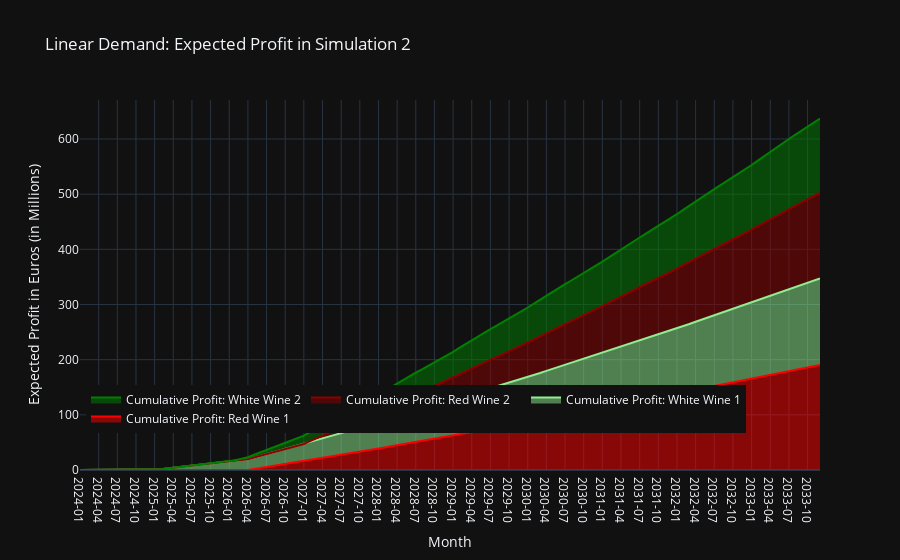

Notebook cell for this chart:
### Code cell
# Assuming df is your DataFrame containing the data
df = df2_sim2.copy()

# Aggregating the total demand for Red and White wine across all months for each country
red_columns_1 = [col for col in df.columns if 'Red_1' in col]
white_columns_1 = [col for col in df.columns if 'White_1' in col]
red_columns_2 = [col for col in df.columns if 'Red_2' in col]
white_columns_2 = [col for col in df.columns if 'White_2' in col]

# Convert 'Month' to datetime for proper sorting and display
df['Month'] = pd.to_datetime(df['Month'])

# Aggregate monthly total demand for Red and White wine across all countries
df['Total_Red_Demand_1'] = df[red_columns_1].sum(axis=1)
df['Total_White_Demand_1'] = df[white_columns_1].sum(axis=1)
df['Total_Red_Demand_2'] = df[red_columns_2].sum(axis=1)
df['Total_White_Demand_2'] = df[white_columns_2].sum(axis=1)

# Calculate cumulative sum for each type of wine
df['Cumulative_Red_Demand_1'] = df['Total_Red_Demand_1'].cumsum() * 125 # 'Red_Wine_1': 125,
df['Cumulative_White_Demand_1'] = df['Total_White_Demand_1'].cumsum() * 90 # 'White_Wine_1': 90,
df['Cumulative_Red_Demand_2'] = df['Total_Red_Demand_2'].cumsum() * 260 # 'Red_Wine_2': 260,
df['Cumulative_White_Demand_2'] = df['Total_White_Demand_2'].cumsum() * 200 # 'White_Wine_2': 200,

# Extracting year-month for the x-axis
df['Year_Month'] = df['Month'].dt.strftime('%Y-%m')

# Create stacked line plot
fig = go.Figure()

# Stacked red wine demand 1
fig.add_trace(go.Scatter(
    x=df['Year_Month'],
    y=df['Cumulative_Red_Demand_1'],
    mode='lines',
    name='Cumulative Profit: Red Wine 1',
    stackgroup='one',
    line=dict(color='red')
))

# Stacked white wine demand 1
fig.add_trace(go.Scatter(
    x=df['Year_Month'],
    y=df['Cumulative_White_Demand_1'],
    mode='lines',
    name='Cumulative Profit: White Wine 1',
    stackgroup='one',
    line=dict(color='lightgreen')
))

# Stacked red wine demand 2
fig.add_trace(go.Scatter(
    x=df['Year_Month'],
    y=df['Cumulative_Red_Demand_2'],
    mode='lines',
    name='Cumulative Profit: Red Wine 2',
    stackgroup='one',
    line=dict(color='darkred')
))

# Stacked white wine demand 2
fig.add_trace(go.Scatter(
    x=df['Year_Month'],
    y=df['Cumulative_White_Demand_2'],
    mode='lines',
    name='Cumulative Profit: White Wine 2',
    stackgroup='one',
    line=dict(color='green')
))

fig.update_layout(
    title="Linear Demand: Expected Profit in Simulation 2",
    xaxis_title="Month",
    yaxis_title="Expected Profit in Euros (in Millions)",
    hovermode="x unified",
    xaxis={'type': 'category'}  # Ensures that months are treated as distinct categories
)
fig.update_layout(template='plotly_dark')
fig.update_layout(
    legend=dict(
        x=0.9, # Adjusts the x position to be towards the right
        y=0.1, # Adjusts the y position to be towards the bottom
        orientation="h", # Makes the legend items align horizontally
        xanchor='right', # Anchors the legend's right side to the x position
        yanchor='bottom' # Anchors the legend's bottom to the y position
    )
)

fig.show()
